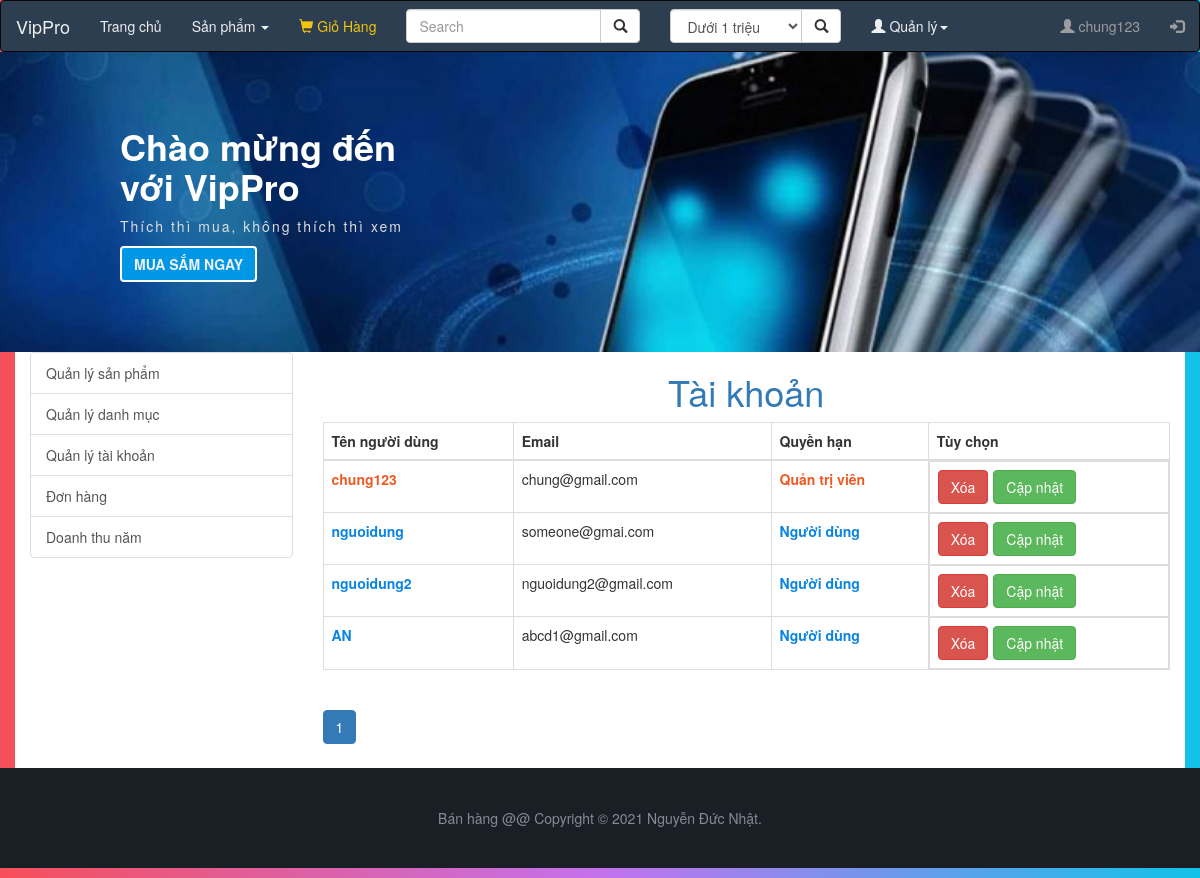
/manage-account.php (signed in), run on the app's committed database.
### tables this page shows
CREATE TABLE `taikhoan` (
  `id` int(10) UNSIGNED NOT NULL,
  `username` varchar(255) NOT NULL,
  `email` text NOT NULL,
  `password` varchar(255) NOT NULL,
  `permission` int(1) NOT NULL
);

### manage-account.php (the view, shortened to what this page needs)
<!DOCTYPE html>
<html lang="en">
<head>
    <?php include("import.php") ?>
</head>
<body>
   <header>
    <?php include("header.php"); ?>
   </header>
   <main>
    <div class="container">
        <div class="mt-3 row">
            <div class="col-sm-3">
                <div class="list-group m-x-2">
                    <a href="manage-product.php" class="list-group-item list-group-item-action list-group-item-primary">Quản lý sản phẩm</a>
                    <a href="manage-category.php" class="list-group-item list-group-item-action">Quản lý danh mục</a>
                    <a href="manage-account.php" class="list-group-item list-group-item-action">Quản lý tài khoản</a>
                    <a href="manage-receipt.php" class="list-group-item list-group-item-action">Đơn hàng</a>
                    <a href="sumary.php" class="list-group-item list-group-item-action">Doanh thu năm</a>
                </div>
            </div>
            <div class="col-sm-9">
                <h1 class="text-center text-primary">Tài khoản</h1>
                <div class="table-cont">
                    <div class="table-responsive-md">
                        <table class="table table-hover table-bordered">
                            <thead>
                                <tr>
                                <th>Tên người dùng</th>
                                <th>Email</th>
                                <th>Quyền hạn</th>
                                <th>Tùy chọn</th>
                                </tr>
                            </thead>
                            <tbody>
                            <?php
                             $result = mysqli_query($conn, "SELECT count(id) as total FROM `taikhoan`");
                             $row = mysqli_fetch_assoc($result);
                             $total_records = $row['total'];
                             $current_page = isset($_REQUEST['page']) ? $_REQUEST['page'] : 1;
                             $limit = 20;
                             $total_page = ceil($total_records / $limit);
                             $start = ($current_page - 1) * $limit;
                            $query = "SELECT * FROM `taikhoan` LIMIT $start, $limit";
                            $rs = mysqli_query($conn, $query);
                            while($row = mysqli_fetch_assoc($rs)) {
                                echo '<tr>
                                        <td><b style="color:'.permission($row['permission']).'">'.$row['username'].'</b></td>
                                        <td>'.$row['email'].'</td>
                                        <td>
                                        <b style="color:'.permission($row['permission']).'">'.p($row['permission']).'</b>
                                        </td>
                                        <td style="display: flex;">
                                            <div class="mb-1">
                                                <form action ="" method="GET">
                                                    <input class="hide" type="number" name="deleteId" value="'.$row['id'].'">
                                                    <input class="btn btn-danger" type="submit" value="Xóa">
                                                </form>
                                            </div>
                                            <div style="margin-left: 5px">
                                                <a class="btn btn-success" href="userupdate.php?id='.$row['id'].'">Cập nhật</a>
                                            </div>
                                        </td>
                                    </tr>';
                            }
                            function p($p) {
                                if($p ==1) {
                                    return "Quản trị viên";
                                }elseif($p == 2) {
                                    return "Người chỉnh sửa";
                                }elseif($p == 0) {
                                    return "Người dùng";
                                }
                            }
                            function permission($p) {
                                if($p == 1) {
                                    return "#EE5A24";
                                }
                                elseif($p == 0){
                                    return "#0984e3";
                                }
                                elseif($p == 2){
                                    return "#009432";
                                }
                            }
                        ?>
                            </tbody>
                        </table>
                    </div>
                    <div class="pagination-cont">
                    <ul class="pagination">
                    <?php
                        for($i = 1; $i <= $total_page; $i++) {
                            if($i == $current_page) {
                                echo '<li class="page-item active"><a class="page-link" href="#">'.$i.'</a></li>';
                            } else {
                                echo '<li class="page-item"><a href="manage-product.php?page='.$i.'">'.$i.'</a></li>';
                            }
                        }
                    ?>
                    </ul>
                </div>
                </div>
            </div>
        </div>
    </div>
   </main>
   <?php include("footer.php") ?>
</body>
</html>

### CSS/style.css (style rules this page uses)
body { background: #12c2e9; background: -webkit-linear-gradient(to right, #f64f59, #c471ed, #12c2e9); background: linear-gradient(to right, #f64f59, #c471ed, #12c2e9); }
main .container { background-color: #fff; }

### data on the page
taikhoan: username "chung123", email "chung@gmail.com", permission "Quản trị viên"
taikhoan: username "nguoidung", email "someone@gmai.com", permission "Người dùng"
taikhoan: username "nguoidung2", email "nguoidung2@gmail.com", permission "Người dùng"
taikhoan: username "AN", email "abcd1@gmail.com", permission "Người dùng"

### other printed values
$_SESSION['username'] "chung123"
